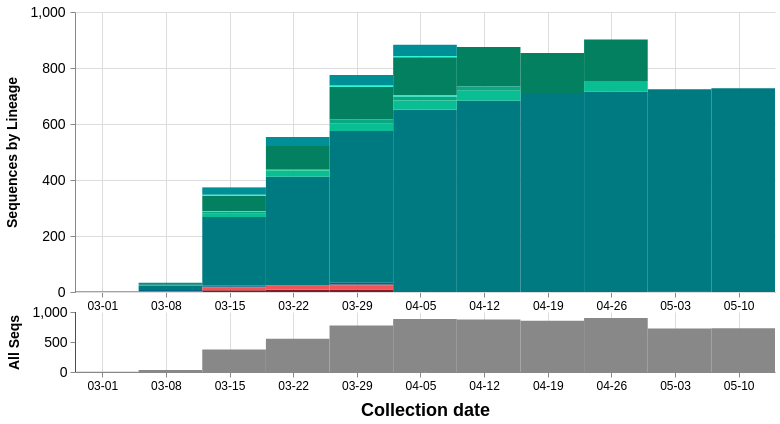

Vega-Lite specification stored for this chart:
### Vega specification from a JSON file in a GitHub repository (floating-point values rounded to 4 significant figures; data arrays with more than 128 entries replaced by an {"elided": "..."} marker saying what was removed)
{"$schema": "https://vega.github.io/schema/vega/v5.json", "description": "A basic stacked bar chart example.", "width": 700, "height": 360, "padding": 5, "data": [{"name": "cases_by_date_and_group", "format": {"parse": {"group": "string", "cases_sum": "number", "date": "date:'%Q'"}}, "values": {"elided": "178 records"}, "transform": [{"type": "bin", "field": "date", "extent": [{"signal": "dateRangeStart"}, {"signal": "dateRangeEnd"}], "step": {"signal": "dateBin"}, "as": ["day_start", "day_end"]}, {"type": "aggregate", "groupby": ["group", "day_start", "day_end"], "fields": ["cases_sum", "group_counts", "color"], "ops": ["sum", "max", "max"], "as": ["cases_sum", "group_counts", "color"]}, {"type": "window", "sort": {"field": "day_start"}, "groupby": ["group"], "ops": ["sum"], "fields": ["cases_sum"], "as": [{"signal": "windowField"}], "frame": [null, 0]}, {"type": "stack", "groupby": ["day_start"], "sort": {"field": "group"}, "field": "cases_sum", "offset": {"signal": "stackOffset"}}]}, {"name": "cases_by_date", "source": "cases_by_date_and_group", "transform": [{"type": "aggregate", "groupby": ["day_start", "day_end"], "fields": ["cases_sum"], "ops": ["sum"], "as": ["cases_sum_by_date"]}]}, {"name": "selected", "on": [{"trigger": "clear", "remove": true}, {"trigger": "!shift", "remove": true}, {"trigger": "!shift && clicked", "insert": "clicked"}, {"trigger": "shift && clicked", "toggle": "clicked"}]}], "signals": [{"name": "dateRangeStart", "value": 1575158400000}, {"name": "dateRangeEnd", "value": 1609372800000}, {"name": "dateBin", "value": 604800000}, {"name": "overviewYLabel", "value": "All Seqs"}, {"name": "detailYLabel", "value": "Sequences by Lineage"}, {"name": "stackOffset", "value": "zero"}, {"name": "windowField", "value": "cases_sum"}, {"name": "detailDomain"}, {"name": "brush", "value": 0}, {"name": "delta", "value": 0}, {"name": "xdown", "value": 0}, {"name": "anchor", "value": null}, {"name": "hoverBar", "value": null}, {"name": "clear", "value": true, "on": [{"events": "mouseup[!event.item]", "update": "true", "force": true}]}, {"name": "shift", "value": false, "on": [{"events": "@detailbars:click", "update": "event.shiftKey", "force": true}]}, {"name": "clicked", "value": null, "on": [{"events": "@detailbars:click", "update": "{group: datum.group}", "force": true}]}], "marks": [{"type": "group", "name": "detail", "encode": {"enter": {"height": {"value": 280}, "width": {"value": 700}}}, "signals": [{"name": "hoverBar", "push": "outer", "on": [{"events": "@detailbars:mouseover!", "update": "{group: datum.group, date: datum.day_start}"}, {"events": "@detailbars:mouseout!", "update": "null"}]}], "scales": [{"name": "x", "type": "time", "range": "width", "domain": {"fields": [{"data": "cases_by_date", "field": "day_start"}, {"data": "cases_by_date", "field": "day_end"}]}, "domainRaw": {"signal": "detailDomain"}}, {"name": "y", "type": "linear", "range": [280, 0], "nice": true, "zero": true, "domain": {"data": "cases_by_date_and_group", "field": "y1"}}], "axes": [{"orient": "bottom", "scale": "x", "zindex": 0, "format": "%m-%d", "tickCount": "week", "grid": true, "gridScale": "y", "gridColor": "#DDD", "labelFontSize": 12, "labelPadding": 3}, {"orient": "left", "scale": "y", "zindex": 0, "grid": true, "gridColor": "#DDD", "title": {"signal": "detailYLabel"}, "titleFontSize": 14, "titlePadding": 10, "labelFontSize": 14, "labelPadding": 5, "tickCount": 5}], "marks": [{"type": "group", "encode": {"enter": {"height": {"field": {"group": "height"}}, "width": {"field": {"group": "width"}}, "clip": {"value": true}}}, "marks": [{"type": "rect", "name": "detailbars", "from": {"data": "cases_by_date_and_group"}, "encode": {"enter": {"strokeWidth": {"value": 1}, "tooltip": {"signal": "{title: datum.group, 'Total sequences': datum.group_counts, 'Sequences': datum.cases_sum, 'Collection date': timeFormat(datum.day_start, '%b %d %Y')}"}}, "update": {"x": {"scale": "x", "field": "day_start"}, "x2": {"scale": "x", "field": "day_end"}, "y": {"scale": "y", "field": "y0"}, "y2": {"scale": "y", "field": "y1"}, "fill": [{"test": "(!length(data('selected')) || indata('selected', 'group', datum.group))", "field": "color"}, {"value": "#CCC"}], "stroke": [{"test": "hoverBar && hoverBar.group == datum.group", "value": "#000"}, {"value": "transparent"}], "zindex": [{"test": "hoverBar && hoverBar.group == datum.group", "value": 3}, {"value": 1}]}}}]}]}, {"type": "group", "name": "overview", "encode": {"enter": {"x": {"value": 0}, "y": {"value": 300}, "width": {"value": 700}, "height": {"value": 60}, "fill": {"value": "transparent"}}}, "signals": [{"name": "brush", "push": "outer", "on": [{"events": {"merge": [{"markname": "overview", "type": "mousedown"}, {"markname": "overviewbars", "type": "mousedown"}]}, "update": "[x(), x()]"}, {"events": {"merge": [{"markname": "overview", "type": "dblclick"}, {"markname": "brushrect", "type": "dblclick"}]}, "update": "0"}, {"events": {"merge": [{"source": "window", "type": "mousemove", "between": [{"markname": "overview", "type": "mousedown"}, {"source": "window", "type": "mouseup"}], "consume": true}, {"source": "window", "type": "mousemove", "between": [{"markname": "overviewbars", "type": "mousedown"}, {"source": "window", "type": "mouseup"}], "consume": true}]}, "update": "[brush[0], clamp(x(), 0, width)]"}, {"events": {"merge": [{"markname": "overview", "type": "mouseup"}, {"markname": "brushrect", "type": "mouseup"}]}, "update": "abs(span(brush)) <= 2 ? 0 : [brush[0], brush[1]]"}, {"events": {"signal": "delta"}, "update": "clampRange([anchor[0] + delta, anchor[1] + delta], 0, width)"}]}, {"name": "anchor", "push": "outer", "on": [{"events": "@brushrect:mousedown", "update": "slice(brush)"}]}, {"name": "xdown", "push": "outer", "on": [{"events": "@brushrect:mousedown", "update": "x()"}]}, {"name": "delta", "push": "outer", "on": [{"events": "[@brushrect:mousedown, window:mouseup] > window:mousemove!", "update": "x() - xdown"}]}, {"name": "detailDomain", "push": "outer", "on": [{"events": {"signal": "brush"}, "update": "span(brush) ? invert('xOverview', brush) : null"}]}], "scales": [{"name": "xOverview", "type": "time", "range": "width", "domain": {"fields": [{"data": "cases_by_date", "field": "day_start"}, {"data": "cases_by_date", "field": "day_end"}]}}, {"name": "yOverview", "type": "linear", "range": [60, 0], "domain": {"data": "cases_by_date", "field": "cases_sum_by_date"}, "nice": true, "zero": true}], "axes": [{"orient": "bottom", "scale": "xOverview", "title": "Collection date", "titleFontSize": 18, "titlePadding": 10, "format": "%m-%d", "grid": true, "gridColor": "#DDD", "gridScale": "yOverview", "labelFontSize": 12, "labelPadding": 3, "tickCount": "week"}, {"orient": "left", "scale": "yOverview", "title": {"signal": "overviewYLabel"}, "titleFontSize": 14, "titlePadding": 10, "labelFontSize": 14, "labelPadding": 3, "tickCount": 3}], "marks": [{"type": "rect", "name": "overviewbars", "from": {"data": "cases_by_date"}, "encode": {"enter": {"x": {"scale": "xOverview", "field": "day_start"}, "x2": {"scale": "xOverview", "field": "day_end"}, "y": {"scale": "yOverview", "value": 0}, "y2": {"scale": "yOverview", "field": "cases_sum_by_date"}}, "update": {"fill": [{"test": "detailDomain && inrange(datum.day_start, detailDomain)", "value": "#f00"}, {"value": "#888"}]}}}, {"type": "rect", "name": "brushrect", "encode": {"enter": {"y": {"value": 0}, "height": {"value": 60}, "fill": {"value": "#333"}, "fillOpacity": {"value": 0.2}}, "update": {"x": {"signal": "brush[0]"}, "x2": {"signal": "brush[1]"}}}}, {"type": "rect", "interactive": false, "encode": {"enter": {"y": {"value": 0}, "height": {"value": 60}, "width": {"value": 1}, "fill": {"value": "firebrick"}}, "update": {"x": {"signal": "brush[0]"}}}}, {"type": "rect", "interactive": false, "encode": {"enter": {"y": {"value": 0}, "height": {"value": 60}, "width": {"value": 1}, "fill": {"value": "firebrick"}}, "update": {"x": {"signal": "brush[1]"}}}}]}]}
